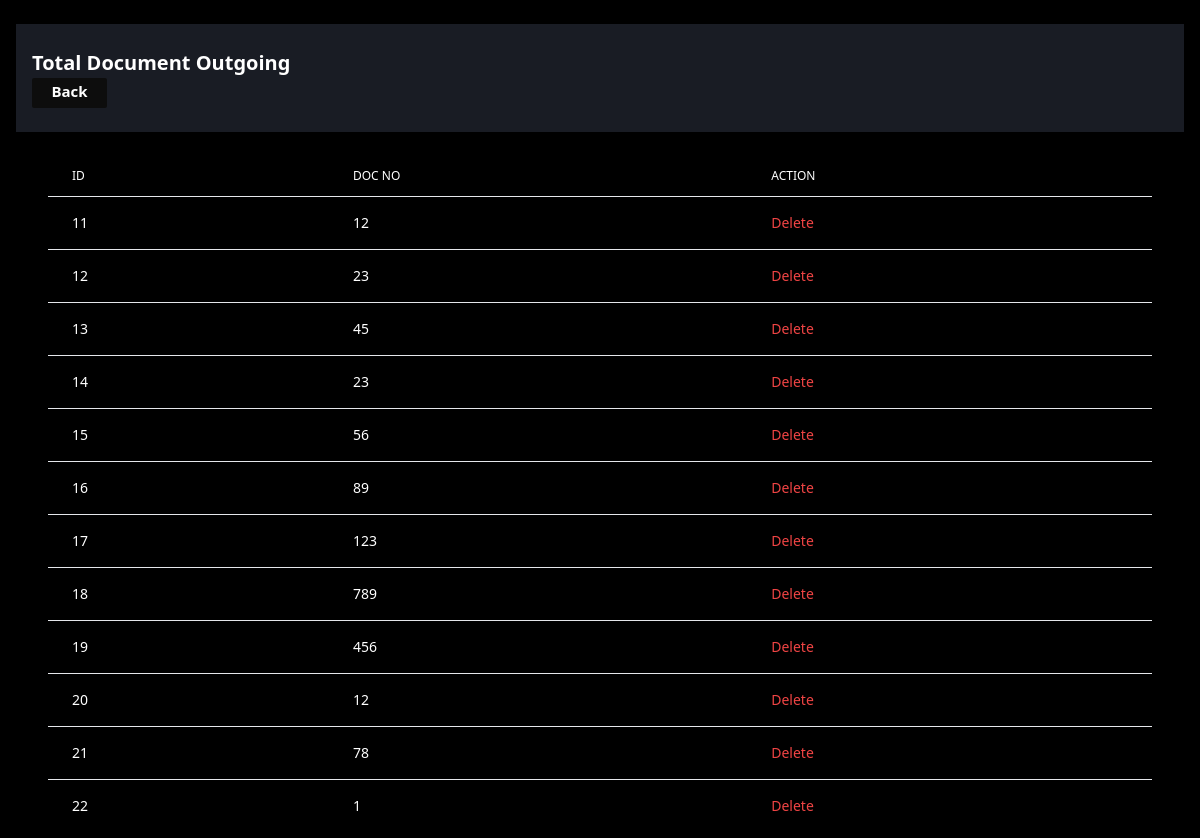
/components/show_admin_doc_out.php, run on the app's committed database.
### tables this page shows
CREATE TABLE `document_outer_outgoing` (
  `doo_id` int(11) NOT NULL,
  `doo_documentno` int(200) NOT NULL
);

### components/show_admin_doc_out.php (the view, shortened to what this page needs)
<?php include('../Html/html_start.php'); ?>
<div class="grid px-4 items-start bg-[#000000] h-screen overflow-y-auto">
    <div class="grid items-center ">
        <div class="grid items-start my-6 px-4 py-6 bg-[#191C24] xl:my-4">
            <p class="text-white font-semibold text-[20px]">Total Document Outgoing
            </p>
            <div class="grid items-center space-y-3 xl:grid-cols-5 xl:space-x-4 xl:space-y-0 xl:py-4">
                <div class="flex items-center text-white space-x-2.5 font-semibold ">
                    <div class="xl:mt-8">
                        <a href="../Dashboard/admin_dashboard.php">
                            <p class="bg-[#0D0D0D] h-[30px]  w-[75px] text-[15px] rounded-sm text-center pt-0.5">Back
                            </p>
                        </a>
                    </div>
                </div>
            </div>
        </div>
        <div class="flex flex-col px-8 text-white">
            <div class="-m-1.5 overflow-x-auto">
                <div class="p-1.5 min-w-full inline-block align-middle">
                    <div class="overflow-hidden">
                        <table class="min-w-full divide-y divide-black-200 ">
                            <thead>
                                <tr>
                                    <th scope="col" class="px-6 py-3 text-left text-xs font-medium text-black-500 uppercase">
                                        Id</th>
                                    <th scope="col" class="px-6 py-3 text-left text-xs font-medium text-black-500 uppercase">Doc No
                                    </th>
                                    <th scope="col" class="px-6 py-3 text-left text-xs font-medium text-black-500 uppercase">Action
                                    </th>
                                </tr>
                            </thead>
                            <?php
                            include '../connection/conn.php';
                            $query = "SELECT * FROM `document_outer_outgoing`";
                            $select = mysqli_query($con, $query);
                            ?>
                            <tbody class="divide-y divide-black-200 ">
                                <?php foreach ($select as $row) : ?>
                                    <tr class="">
                                        <td class="px-6 py-4 whitespace-nowrap text-sm font-medium  ">
                                            <?= $row['doo_id'] ?>
                                        </td>
                                        <td class="px-6 py-4 whitespace-nowrap text-sm font-medium  ">
                                            <?= $row['doo_documentno'] ?>
                                        </td>
                                        <td class="px-6 py-4 whitespace-nowrap  text-sm font-medium">
                                            <a href="../components/show_admin_doc_out.php?delete=<?= $row['doo_id'] ?>" class="text-red-500 " href="#">Delete</a>
                                        </td>
                                    </tr>
                                <?php endforeach; ?>
                            </tbody>
                        </table>
                    </div>
                </div>
            </div>
        </div>
    </div>
</div>

### data on the page
document_outer_outgoing: doo_id "11", doo_documentno "12"
document_outer_outgoing: doo_id "12", doo_documentno "23"
document_outer_outgoing: doo_id "13", doo_documentno "45"
document_outer_outgoing: doo_id "14", doo_documentno "23"
document_outer_outgoing: doo_id "15", doo_documentno "56"
document_outer_outgoing: doo_id "16", doo_documentno "89"
document_outer_outgoing: doo_id "17", doo_documentno "123"
document_outer_outgoing: doo_id "18", doo_documentno "789"
document_outer_outgoing: doo_id "19", doo_documentno "456"
document_outer_outgoing: doo_id "20", doo_documentno "12"
document_outer_outgoing: doo_id "21", doo_documentno "78"
document_outer_outgoing: doo_id "22", doo_documentno "1"
